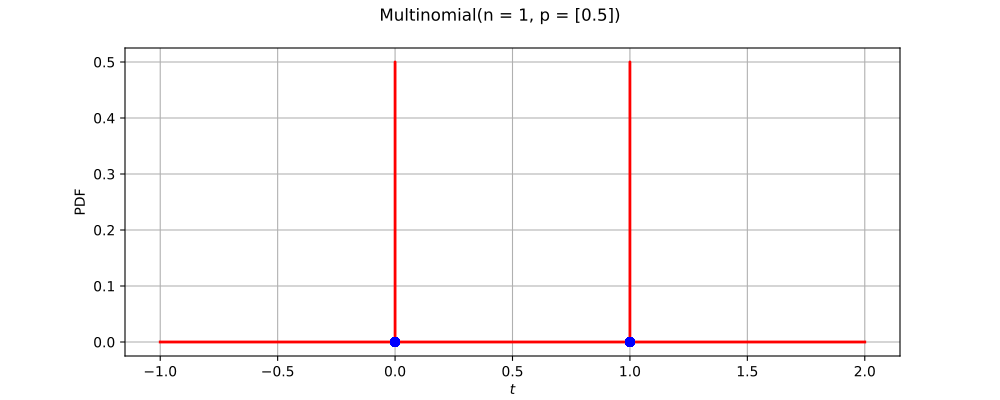

The script that drew this image:
import openturns as ot
from matplotlib import pyplot as plt
from openturns.viewer import View
ot.RandomGenerator.SetSeed(0)
factory = ot.MultinomialFactory()
ref = factory.build()
dimension = ref.getDimension()
if dimension <= 2:
    sample = ref.getSample(50)
    distribution = factory.build(sample)
    if dimension == 1:
        distribution.setDescription(['$t$'])
        pdf_graph = distribution.drawPDF(256)
        cloud = ot.Cloud(sample, ot.NumericalSample(sample.getSize(), 1))
        cloud.setColor('blue')
        cloud.setPointStyle('fcircle')
        pdf_graph.add(cloud)
        fig = plt.figure(figsize=(10, 4))
        plt.suptitle(str(distribution))
        pdf_axis = fig.add_subplot(111)
        View(pdf_graph, figure=fig, axes=[pdf_axis], add_legend=False)
    else:
        sample = ref.getSample(500)
        distribution.setDescription(['$t_0$', '$t_1$'])
        pdf_graph = distribution.drawPDF([256]*2)
        cloud = ot.Cloud(sample)
        cloud.setColor('red')
        cloud.setPointStyle('fcircle')
        pdf_graph.add(cloud)
        fig = plt.figure(figsize=(10, 4))
        plt.suptitle(str(distribution))
        pdf_axis = fig.add_subplot(111)
        View(pdf_graph, figure=fig, axes=[pdf_axis], add_legend=False)
